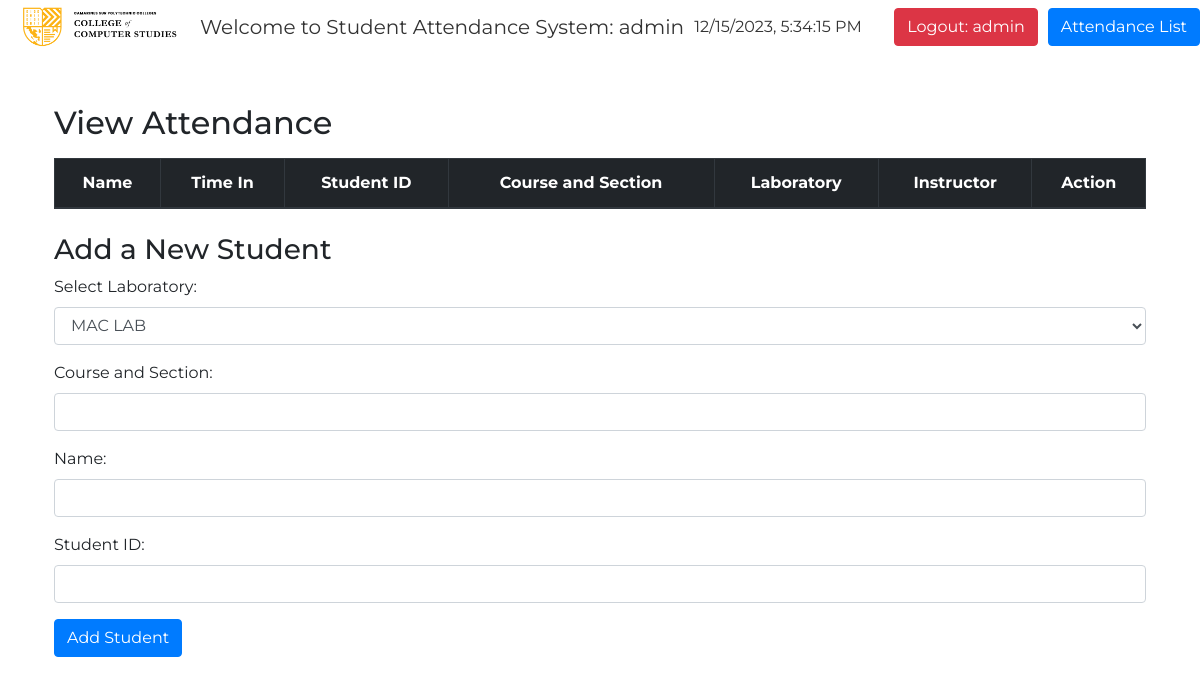
The page /attendance.php (signed in) on the database as committed earlier.
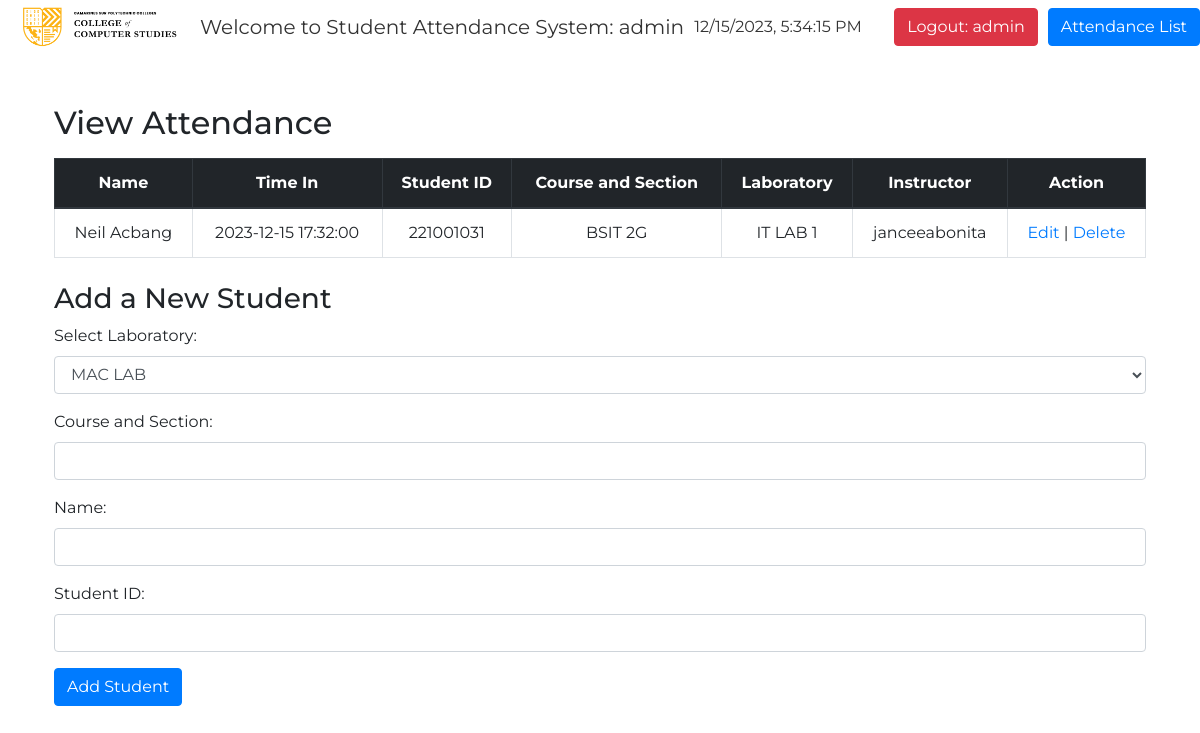
The same page on the database as committed later.
### tables this page shows
CREATE TABLE `students` (
  `id` int(11) NOT NULL,
  `name` varchar(255) NOT NULL,
  `time_in` timestamp NOT NULL DEFAULT current_timestamp(),
  `student_id` varchar(50) NOT NULL,
  `courseandsection_id` varchar(50) NOT NULL,
  `lab_id` int(11) NOT NULL,
  `added_by` varchar(255) NOT NULL
);

CREATE TABLE `labs` (
  `id` int(11) NOT NULL,
  `lab_name` varchar(50) NOT NULL
);

### attendance.php (the view, shortened to what this page needs)
<?php
$host = 'localhost';
$username = 'root';
$password = '';
$database = 'attendance_system';
$mysqli = new mysqli($host, $username, $password, $database);
$labsResult = $mysqli->query("SELECT * FROM labs");
$labs = [];
if ($labsResult->num_rows > 0) {
    while ($labRow = $labsResult->fetch_assoc()) {
        $labs[] = $labRow;
    }
}
$result = $mysqli->query("SELECT students.*, labs.lab_name
                         FROM students
                         JOIN labs ON students.lab_id = labs.id");
$students = [];
if ($result->num_rows > 0) {
    while ($row = $result->fetch_assoc()) {
        $students[] = $row;
    }
}
?>
<!DOCTYPE html>
<html lang="en">
<head>
    <link rel="stylesheet" href="https://maxcdn.bootstrapcdn.com/bootstrap/4.0.0/css/bootstrap.min.css">
</head>
<body>
    <div class="fixed-header">
        <div class="header">
            <div>
                <img src="ccs.png" alt="Logo" class="logo">
            </div>
            <?php if (isset($_SESSION['username'])) : ?>
                <div class="welcome-message">
                    Welcome to Student Attendance System: <?php echo $_SESSION['username']; ?>
                </div>
            <?php endif; ?>
            <div id="realTimeClock"></div>
            <div class="logout-button">
                <button class="btn btn-danger" onclick="logout()">Logout: <?php echo $_SESSION['username']; ?></button>
            </div>
            <div class="view-attendance-button">
                <button class="btn btn-primary" onclick="redirectToAttendance()">Attendance List</button>
            </div>
        </div>
    </div>
    <div class="container p-4 rounded shadow scrollable-content">
        <h2 class="mb-3">View Attendance</h2>
        <table class="table table-bordered student-table">
            <thead class="thead-dark">
                <tr>
                    <th>Name</th>
                    <th>Time In</th>
                    <th>Student ID</th>
                    <th>Course and Section</th>
                    <th>Laboratory</th>
                    <th>Instructor</th>
                    <th>Action</th>
                </tr>
            </thead>
            <tbody>
                <?php foreach ($students as $key => $student) : ?>
                    <tr>
                        <td><?php echo $student['name']; ?></td>
                        <td><?php echo $student['time_in']; ?></td>
                        <td><?php echo $student['student_id']; ?></td>
                        <td><?php echo $student['courseandsection_id']; ?></td>
                        <td><?php echo $student['lab_name']; ?></td>
                        <td><?php echo $student['added_by']; ?></td>
                        <td>
                            <a href="?edit_id=<?php echo $student['id']; ?>">Edit</a> |
                            <a href="?delete_id=<?php echo $student['id']; ?>" onclick="return confirm('Are you sure you want to delete this student?')">Delete</a>
                        </td>
                    </tr>
                <?php endforeach; ?>
            </tbody>
        </table>
        <div class="form-container">
            <h3 class="mt-4">Add a New Student</h3>
            <form method="POST">
                <div class="form-group">
                    <label for="labDropdown">Select Laboratory:</label>
                    <select name="lab" id="labDropdown" class="form-control">
                        <?php foreach ($labs as $lab) : ?>
                            <option value="<?php echo $lab['id']; ?>" <?php echo ($lab['lab_name'] == 'MAC LAB') ? 'selected' : ''; ?>>
                                <?php echo $lab['lab_name']; ?>
                            </option>
                        <?php endforeach; ?>
                    </select>
                </div>
                <div class="form-group">
                    <label for="courseAndSection">Course and Section:</label>
                    <input type="text" name="courseandsection_id" id="courseAndSection" class="form-control" required>
                </div>
                <div class="form-group">
                    <label for="name">Name:</label>
                    <input type="text" name="name" class="form-control" required>
                </div>
                <div class="form-group">
                    <label for="student_id">Student ID:</label>
                    <input type="text" name="student_id" class="form-control" required>
                </div>
                <input type="submit" class="btn btn-primary" name="submit" value="Add Student">
            </form>
        </div>
    </div>
</body>
</html>

### attendance.php (style rules this page uses)
body { font-family: 'Montserrat', sans-serif; margin: 0; padding-top: 60px; }
.fixed-header { position: fixed; width: 100%; top: 0; z-index: 1000; }
.scrollable-content { overflow-y: auto; max-height: calc(100vh - 60px); }
.container { animation: fadeIn 0.2s ease-in-out; position: relative; margin-top: 20px; }
.table th, .table td { text-align: center; }
.header { display: flex; justify-content: space-between; align-items: center; animation: fadeIn 0.2s ease-in-out; margin-bottom: 20px; position: relative; }
.logo { max-width: 200px; }
.welcome-message { font-size: 20px; color: #333; }
#realTimeClock { font-size: 16px; color: #333; margin-left: 10px; }
.logout-button { margin-left: auto; }
.view-attendance-button { margin-left: 10px; }
.form-container { margin-top: 20px; }

Rows that differ between the two databases and show on the page:
added students: name "Neil Acbang", time_in "2023-12-15 17:32:00", student "221001031", courseandsection "BSIT 2G", lab.lab_name "IT LAB 1", added_by "janceeabonita"
